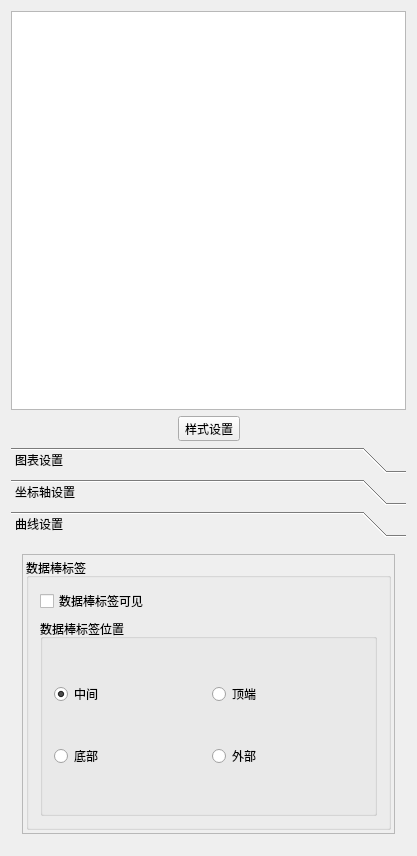
<?xml version="1.0" encoding="UTF-8"?>
<ui version="4.0">
 <class>ChartPane</class>
 <widget class="QWidget" name="ChartPane">
  <property name="geometry">
   <rect>
    <x>0</x>
    <y>0</y>
    <width>417</width>
    <height>856</height>
   </rect>
  </property>
  <property name="windowTitle">
   <string>ChartPane</string>
  </property>
  <layout class="QGridLayout" name="gridLayout_11">
   <item row="2" column="0">
    <widget class="QToolBox" name="toolBox">
     <property name="minimumSize">
      <size>
       <width>260</width>
       <height>0</height>
      </size>
     </property>
     <property name="frameShape">
      <enum>QFrame::NoFrame</enum>
     </property>
     <property name="currentIndex">
      <number>2</number>
     </property>
     <widget class="QWidget" name="page">
      <property name="geometry">
       <rect>
        <x>0</x>
        <y>0</y>
        <width>399</width>
        <height>311</height>
       </rect>
      </property>
      <attribute name="icon">
       <iconset resource="barcharttest.qrc">
        <normaloff>:/3.ico</normaloff>:/3.ico</iconset>
      </attribute>
      <attribute name="label">
       <string>图表设置</string>
      </attribute>
      <layout class="QVBoxLayout" name="verticalLayout_5">
       <property name="spacing">
        <number>3</number>
       </property>
       <property name="leftMargin">
        <number>3</number>
       </property>
       <property name="topMargin">
        <number>3</number>
       </property>
       <property name="rightMargin">
        <number>3</number>
       </property>
       <property name="bottomMargin">
        <number>3</number>
       </property>
       <item>
        <widget class="QScrollArea" name="scrollArea_2">
         <property name="widgetResizable">
          <bool>true</bool>
         </property>
         <widget class="QWidget" name="scrollAreaWidgetContents_2">
          <property name="geometry">
           <rect>
            <x>0</x>
            <y>0</y>
            <width>374</width>
            <height>478</height>
           </rect>
          </property>
          <layout class="QVBoxLayout" name="verticalLayout_4">
           <item>
            <widget class="QGroupBox" name="groupBox">
             <property name="title">
              <string>标题</string>
             </property>
             <layout class="QGridLayout" name="gridLayout_2">
              <item row="0" column="0">
               <widget class="QLineEdit" name="editTitle"/>
              </item>
              <item row="0" column="1">
               <widget class="QPushButton" name="btnSetTitle">
                <property name="toolTip">
                 <string>设置标题文字</string>
                </property>
                <property name="text">
                 <string>设置</string>
                </property>
               </widget>
              </item>
              <item row="1" column="0" colspan="2">
               <widget class="QPushButton" name="btnSetTitleFont">
                <property name="text">
                 <string>设置标题字体</string>
                </property>
               </widget>
              </item>
             </layout>
            </widget>
           </item>
           <item>
            <widget class="QGroupBox" name="groupBox_4">
             <property name="title">
              <string>图例</string>
             </property>
             <layout class="QGridLayout" name="gridLayout_9">
              <item row="0" column="0">
               <widget class="QRadioButton" name="radioButton">
                <property name="text">
                 <string>上方</string>
                </property>
                <property name="checked">
                 <bool>true</bool>
                </property>
               </widget>
              </item>
              <item row="0" column="1">
               <widget class="QRadioButton" name="radioButton_2">
                <property name="text">
                 <string>下方</string>
                </property>
               </widget>
              </item>
              <item row="1" column="0">
               <widget class="QRadioButton" name="radioButton_3">
                <property name="text">
                 <string>左侧</string>
                </property>
               </widget>
              </item>
              <item row="1" column="1">
               <widget class="QRadioButton" name="radioButton_4">
                <property name="text">
                 <string>右侧</string>
                </property>
               </widget>
              </item>
              <item row="2" column="0">
               <widget class="QCheckBox" name="chkLegendVisible">
                <property name="text">
                 <string>图例可见</string>
                </property>
                <property name="checked">
                 <bool>true</bool>
                </property>
               </widget>
              </item>
              <item row="2" column="1">
               <widget class="QCheckBox" name="chkBoxLegendBackground">
                <property name="text">
                 <string>背景可见</string>
                </property>
               </widget>
              </item>
              <item row="3" column="0">
               <widget class="QPushButton" name="btnLegendFont">
                <property name="text">
                 <string>字体</string>
                </property>
               </widget>
              </item>
              <item row="3" column="1">
               <widget class="QPushButton" name="btnLegendlabelColor">
                <property name="text">
                 <string>标签颜色</string>
                </property>
               </widget>
              </item>
             </layout>
            </widget>
           </item>
           <item>
            <widget class="QGroupBox" name="groupBox_2">
             <property name="title">
              <string>边距</string>
             </property>
             <layout class="QGridLayout" name="gridLayout">
              <item row="0" column="0">
               <widget class="QLabel" name="label">
                <property name="text">
                 <string>左边距</string>
                </property>
                <property name="alignment">
                 <set>Qt::AlignCenter</set>
                </property>
               </widget>
              </item>
              <item row="0" column="1">
               <widget class="QSpinBox" name="spinMarginLeft">
                <property name="minimum">
                 <number>10</number>
                </property>
                <property name="maximum">
                 <number>500</number>
                </property>
               </widget>
              </item>
              <item row="1" column="0">
               <widget class="QLabel" name="label_2">
                <property name="text">
                 <string>右边距</string>
                </property>
                <property name="alignment">
                 <set>Qt::AlignCenter</set>
                </property>
               </widget>
              </item>
              <item row="1" column="1">
               <widget class="QSpinBox" name="spinMarginRight">
                <property name="minimum">
                 <number>10</number>
                </property>
                <property name="maximum">
                 <number>500</number>
                </property>
               </widget>
              </item>
              <item row="2" column="0">
               <widget class="QLabel" name="label_3">
                <property name="text">
                 <string>上边距</string>
                </property>
                <property name="alignment">
                 <set>Qt::AlignCenter</set>
                </property>
               </widget>
              </item>
              <item row="2" column="1">
               <widget class="QSpinBox" name="spinMarginTop">
                <property name="minimum">
                 <number>10</number>
                </property>
                <property name="maximum">
                 <number>500</number>
                </property>
               </widget>
              </item>
              <item row="3" column="0">
               <widget class="QLabel" name="label_4">
                <property name="text">
                 <string>下边距</string>
                </property>
                <property name="alignment">
                 <set>Qt::AlignCenter</set>
                </property>
               </widget>
              </item>
              <item row="3" column="1">
               <widget class="QSpinBox" name="spinMarginBottom">
                <property name="minimum">
                 <number>10</number>
                </property>
                <property name="maximum">
                 <number>500</number>
                </property>
               </widget>
              </item>
              <item row="4" column="0" colspan="2">
               <widget class="QPushButton" name="btnSetMargin">
                <property name="text">
                 <string>设置边距</string>
                </property>
               </widget>
              </item>
             </layout>
            </widget>
           </item>
           <item>
            <widget class="QGroupBox" name="groupBox_15">
             <property name="title">
              <string>动画效果</string>
             </property>
             <layout class="QGridLayout" name="gridLayout_10">
              <item row="0" column="0">
               <widget class="QLabel" name="label_6">
                <property name="text">
                 <string>动画效果</string>
                </property>
                <property name="alignment">
                 <set>Qt::AlignCenter</set>
                </property>
               </widget>
              </item>
              <item row="0" column="1">
               <widget class="QComboBox" name="cBoxAnimation">
                <item>
                 <property name="text">
                  <string>NoAnimation</string>
                 </property>
                </item>
                <item>
                 <property name="text">
                  <string>GridAxisAnimations</string>
                 </property>
                </item>
                <item>
                 <property name="text">
                  <string>SeriesAnimations</string>
                 </property>
                </item>
                <item>
                 <property name="text">
                  <string>AllAnimations</string>
                 </property>
                </item>
               </widget>
              </item>
              <item row="1" column="0">
               <widget class="QLabel" name="label_8">
                <property name="text">
                 <string>主  题</string>
                </property>
                <property name="alignment">
                 <set>Qt::AlignCenter</set>
                </property>
               </widget>
              </item>
              <item row="1" column="1">
               <widget class="QComboBox" name="cBoxTheme">
                <item>
                 <property name="text">
                  <string>Light</string>
                 </property>
                </item>
                <item>
                 <property name="text">
                  <string>BlueCerulean</string>
                 </property>
                </item>
                <item>
                 <property name="text">
                  <string>Dark</string>
                 </property>
                </item>
                <item>
                 <property name="text">
                  <string>BrownSand</string>
                 </property>
                </item>
                <item>
                 <property name="text">
                  <string>BlueNcs</string>
                 </property>
                </item>
                <item>
                 <property name="text">
                  <string>HighContrast</string>
                 </property>
                </item>
                <item>
                 <property name="text">
                  <string>BlueIcy</string>
                 </property>
                </item>
                <item>
                 <property name="text">
                  <string>Qt</string>
                 </property>
                </item>
               </widget>
              </item>
             </layout>
            </widget>
           </item>
          </layout>
         </widget>
        </widget>
       </item>
      </layout>
     </widget>
     <widget class="QWidget" name="page_3">
      <property name="geometry">
       <rect>
        <x>0</x>
        <y>0</y>
        <width>399</width>
        <height>311</height>
       </rect>
      </property>
      <attribute name="icon">
       <iconset resource="barcharttest.qrc">
        <normaloff>:/39.ico</normaloff>:/39.ico</iconset>
      </attribute>
      <attribute name="label">
       <string>坐标轴设置</string>
      </attribute>
      <layout class="QVBoxLayout" name="verticalLayout_3">
       <property name="spacing">
        <number>3</number>
       </property>
       <property name="leftMargin">
        <number>3</number>
       </property>
       <property name="topMargin">
        <number>3</number>
       </property>
       <property name="rightMargin">
        <number>3</number>
       </property>
       <property name="bottomMargin">
        <number>3</number>
       </property>
       <item>
        <widget class="QScrollArea" name="scrollArea">
         <property name="verticalScrollBarPolicy">
          <enum>Qt::ScrollBarAsNeeded</enum>
         </property>
         <property name="widgetResizable">
          <bool>true</bool>
         </property>
         <widget class="QWidget" name="scrollAreaWidgetContents">
          <property name="geometry">
           <rect>
            <x>0</x>
            <y>0</y>
            <width>374</width>
            <height>710</height>
           </rect>
          </property>
          <layout class="QVBoxLayout" name="verticalLayout_2">
           <property name="spacing">
            <number>3</number>
           </property>
           <property name="leftMargin">
            <number>3</number>
           </property>
           <property name="topMargin">
            <number>3</number>
           </property>
           <property name="rightMargin">
            <number>3</number>
           </property>
           <property name="bottomMargin">
            <number>3</number>
           </property>
           <item>
            <widget class="QGroupBox" name="groupBox_8">
             <property name="title">
              <string>坐标轴总体</string>
             </property>
             <layout class="QGridLayout" name="gridLayout_4">
              <item row="0" column="0">
               <widget class="QLabel" name="label_7">
                <property name="text">
                 <string>最小值</string>
                </property>
               </widget>
              </item>
              <item row="0" column="1">
               <widget class="QDoubleSpinBox" name="spinAxisMin">
                <property name="minimum">
                 <double>-1000.000000000000000</double>
                </property>
                <property name="maximum">
                 <double>1000.000000000000000</double>
                </property>
               </widget>
              </item>
              <item row="1" column="0">
               <widget class="QLabel" name="label_11">
                <property name="text">
                 <string>最大值</string>
                </property>
               </widget>
              </item>
              <item row="1" column="1">
               <widget class="QDoubleSpinBox" name="spinAxisMax">
                <property name="minimum">
                 <double>-1000.000000000000000</double>
                </property>
                <property name="maximum">
                 <double>1000.000000000000000</double>
                </property>
                <property name="value">
                 <double>10.000000000000000</double>
                </property>
               </widget>
              </item>
              <item row="2" column="0" colspan="2">
               <widget class="QCheckBox" name="chkBoxVisible">
                <property name="text">
                 <string>isVisible</string>
                </property>
                <property name="checked">
                 <bool>true</bool>
                </property>
               </widget>
              </item>
              <item row="3" column="0" colspan="2">
               <widget class="QPushButton" name="btnSetAxisRange">
                <property name="text">
                 <string>设置坐标范围</string>
                </property>
               </widget>
              </item>
             </layout>
            </widget>
           </item>
           <item>
            <widget class="QGroupBox" name="groupBox_6">
             <property name="title">
              <string>轴标题</string>
             </property>
             <layout class="QGridLayout" name="gridLayout_6">
              <item row="0" column="1" colspan="2">
               <widget class="QLineEdit" name="editAxisTitle">
                <property name="text">
                 <string>time(secs)</string>
                </property>
               </widget>
              </item>
              <item row="1" column="2">
               <widget class="QPushButton" name="btnAxisSetTitleFont">
                <property name="text">
                 <string>设置字体</string>
                </property>
               </widget>
              </item>
              <item row="0" column="0">
               <widget class="QPushButton" name="btnAxisSetTitle">
                <property name="text">
                 <string>设置标题</string>
                </property>
               </widget>
              </item>
              <item row="1" column="0" colspan="2">
               <widget class="QCheckBox" name="chkBoxAxisTitle">
                <property name="text">
                 <string>isTitleVisible</string>
                </property>
                <property name="checked">
                 <bool>true</bool>
                </property>
               </widget>
              </item>
             </layout>
            </widget>
           </item>
           <item>
            <widget class="QGroupBox" name="groupBox_10">
             <property name="title">
              <string>轴刻度标签</string>
             </property>
             <layout class="QGridLayout" name="gridLayout_7">
              <item row="0" column="0">
               <widget class="QPushButton" name="pushButton_2">
                <property name="text">
                 <string>标签格式</string>
                </property>
               </widget>
              </item>
              <item row="0" column="1">
               <widget class="QLineEdit" name="editAxisLabelFormat">
                <property name="text">
                 <string>%.1f</string>
                </property>
               </widget>
              </item>
              <item row="1" column="0">
               <widget class="QPushButton" name="btnAxisLabelColor">
                <property name="text">
                 <string>文字颜色</string>
                </property>
               </widget>
              </item>
              <item row="1" column="1">
               <widget class="QPushButton" name="btnAxisLabelFont">
                <property name="text">
                 <string>设置字体</string>
                </property>
               </widget>
              </item>
              <item row="2" column="0" colspan="2">
               <widget class="QCheckBox" name="chkBoxLabelsVisible">
                <property name="text">
                 <string>labelsVisible</string>
                </property>
                <property name="checked">
                 <bool>true</bool>
                </property>
               </widget>
              </item>
             </layout>
            </widget>
           </item>
           <item>
            <widget class="QGroupBox" name="groupBox_11">
             <property name="title">
              <string>GridLine</string>
             </property>
             <layout class="QVBoxLayout" name="verticalLayout">
              <item>
               <widget class="QCheckBox" name="chkGridLineVisible">
                <property name="text">
                 <string>isGridLineVisible</string>
                </property>
                <property name="checked">
                 <bool>true</bool>
                </property>
               </widget>
              </item>
              <item>
               <widget class="QPushButton" name="btnGridLineColor">
                <property name="text">
                 <string>gridLineColor</string>
                </property>
               </widget>
              </item>
              <item>
               <widget class="QPushButton" name="pushButton_10">
                <property name="text">
                 <string>gridLinePen</string>
                </property>
               </widget>
              </item>
             </layout>
            </widget>
           </item>
           <item>
            <widget class="QGroupBox" name="groupBox_9">
             <property name="title">
              <string>Axis and Ticks</string>
             </property>
             <layout class="QGridLayout" name="gridLayout_5">
              <item row="3" column="0" colspan="2">
               <widget class="QPushButton" name="btnAxisLinePenColor">
                <property name="text">
                 <string>linePenColor</string>
                </property>
               </widget>
              </item>
              <item row="0" column="1">
               <widget class="QSpinBox" name="spinTickCount">
                <property name="minimum">
                 <number>1</number>
                </property>
                <property name="maximum">
                 <number>1000</number>
                </property>
                <property name="value">
                 <number>10</number>
                </property>
               </widget>
              </item>
              <item row="1" column="0" colspan="2">
               <widget class="QCheckBox" name="chkAxisLineVisible">
                <property name="text">
                 <string>isLineVisible</string>
                </property>
                <property name="checked">
                 <bool>true</bool>
                </property>
               </widget>
              </item>
              <item row="0" column="0">
               <widget class="QLabel" name="label_9">
                <property name="text">
                 <string>Tick个数</string>
                </property>
                <property name="alignment">
                 <set>Qt::AlignCenter</set>
                </property>
               </widget>
              </item>
              <item row="2" column="0" colspan="2">
               <widget class="QPushButton" name="btnAxisLinePen">
                <property name="text">
                 <string>linePen</string>
                </property>
               </widget>
              </item>
             </layout>
            </widget>
           </item>
           <item>
            <widget class="QGroupBox" name="groupBox_5">
             <property name="title">
              <string>MinorTick</string>
             </property>
             <layout class="QGridLayout" name="gridLayout_8">
              <item row="0" column="0">
               <widget class="QLabel" name="label_10">
                <property name="text">
                 <string>MinorTick个数</string>
                </property>
                <property name="alignment">
                 <set>Qt::AlignCenter</set>
                </property>
               </widget>
              </item>
              <item row="0" column="1">
               <widget class="QSpinBox" name="spinMinorTickCount">
                <property name="value">
                 <number>4</number>
                </property>
               </widget>
              </item>
              <item row="1" column="0" colspan="2">
               <widget class="QCheckBox" name="chkMinorTickVisible">
                <property name="text">
                 <string>isMinorGridLineVisible</string>
                </property>
               </widget>
              </item>
              <item row="2" column="0" colspan="2">
               <widget class="QPushButton" name="btnMinorColor">
                <property name="text">
                 <string>minorGridLineColor</string>
                </property>
               </widget>
              </item>
              <item row="3" column="0" colspan="2">
               <widget class="QPushButton" name="btnMinorPen">
                <property name="text">
                 <string>minorGridLinePen</string>
                </property>
               </widget>
              </item>
             </layout>
            </widget>
           </item>
          </layout>
         </widget>
        </widget>
       </item>
      </layout>
     </widget>
     <widget class="QWidget" name="page_2">
      <property name="geometry">
       <rect>
        <x>0</x>
        <y>0</y>
        <width>399</width>
        <height>311</height>
       </rect>
      </property>
      <attribute name="icon">
       <iconset resource="barcharttest.qrc">
        <normaloff>:/dis3.ico</normaloff>:/dis3.ico</iconset>
      </attribute>
      <attribute name="label">
       <string>曲线设置</string>
      </attribute>
      <layout class="QVBoxLayout" name="verticalLayout_9">
       <item>
        <widget class="QScrollArea" name="scrollArea_3">
         <property name="widgetResizable">
          <bool>true</bool>
         </property>
         <widget class="QWidget" name="scrollAreaWidgetContents_4">
          <property name="geometry">
           <rect>
            <x>0</x>
            <y>0</y>
            <width>379</width>
            <height>291</height>
           </rect>
          </property>
          <layout class="QVBoxLayout" name="verticalLayout_8">
           <property name="spacing">
            <number>3</number>
           </property>
           <property name="leftMargin">
            <number>3</number>
           </property>
           <property name="topMargin">
            <number>3</number>
           </property>
           <property name="rightMargin">
            <number>3</number>
           </property>
           <property name="bottomMargin">
            <number>3</number>
           </property>
           <item>
            <widget class="QGroupBox" name="groupBox_3">
             <property name="title">
              <string>数据棒标签</string>
             </property>
             <layout class="QVBoxLayout" name="verticalLayout_6">
              <item>
               <widget class="QCheckBox" name="chkBarLabelVisible">
                <property name="text">
                 <string>数据棒标签可见</string>
                </property>
               </widget>
              </item>
              <item>
               <widget class="QGroupBox" name="groupBox_7">
                <property name="title">
                 <string>数据棒标签位置</string>
                </property>
                <layout class="QGridLayout" name="gridLayout_12">
                 <item row="0" column="0">
                  <widget class="QRadioButton" name="radioButton_middle">
                   <property name="text">
                    <string>中间</string>
                   </property>
                   <property name="checked">
                    <bool>true</bool>
                   </property>
                  </widget>
                 </item>
                 <item row="1" column="0">
                  <widget class="QRadioButton" name="radioButton_bottom">
                   <property name="text">
                    <string>底部</string>
                   </property>
                  </widget>
                 </item>
                 <item row="1" column="1">
                  <widget class="QRadioButton" name="radioButton_out">
                   <property name="text">
                    <string>外部</string>
                   </property>
                  </widget>
                 </item>
                 <item row="0" column="1">
                  <widget class="QRadioButton" name="radioButton_top">
                   <property name="text">
                    <string>顶端</string>
                   </property>
                  </widget>
                 </item>
                </layout>
               </widget>
              </item>
             </layout>
            </widget>
           </item>
          </layout>
         </widget>
        </widget>
       </item>
      </layout>
     </widget>
    </widget>
   </item>
   <item row="0" column="0">
    <widget class="QChartView" name="chartViewBar"/>
   </item>
   <item row="1" column="0">
    <layout class="QHBoxLayout" name="horizontalLayout">
     <item>
      <spacer name="horizontalSpacer">
       <property name="orientation">
        <enum>Qt::Horizontal</enum>
       </property>
       <property name="sizeHint" stdset="0">
        <size>
         <width>40</width>
         <height>20</height>
        </size>
       </property>
      </spacer>
     </item>
     <item>
      <widget class="QToolButton" name="btn_styleSet">
       <property name="text">
        <string>样式设置</string>
       </property>
       <property name="icon">
        <iconset resource="barcharttest.qrc">
         <normaloff>:/setting.png</normaloff>:/setting.png</iconset>
       </property>
      </widget>
     </item>
     <item>
      <spacer name="horizontalSpacer_2">
       <property name="orientation">
        <enum>Qt::Horizontal</enum>
       </property>
       <property name="sizeHint" stdset="0">
        <size>
         <width>40</width>
         <height>20</height>
        </size>
       </property>
      </spacer>
     </item>
    </layout>
   </item>
  </layout>
 </widget>
 <layoutdefault spacing="6" margin="11"/>
 <customwidgets>
  <customwidget>
   <class>QChartView</class>
   <extends>QGraphicsView</extends>
   <header location="global">qchartview.h</header>
  </customwidget>
 </customwidgets>
 <resources>
  <include location="barcharttest.qrc"/>
 </resources>
 <connections/>
</ui>
